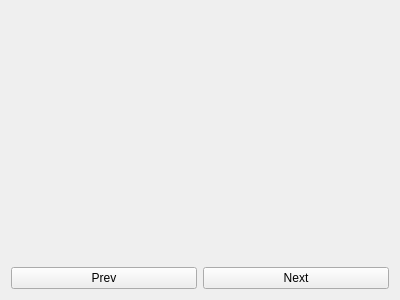
<?xml version="1.0" encoding="UTF-8"?>
<ui version="4.0">
 <class>widget_stacks_estimate_pose_similarity</class>
 <widget class="QWidget" name="widget_stacks_estimate_pose_similarity">
  <property name="geometry">
   <rect>
    <x>0</x>
    <y>0</y>
    <width>400</width>
    <height>300</height>
   </rect>
  </property>
  <property name="windowTitle">
   <string>Form</string>
  </property>
  <layout class="QVBoxLayout" name="verticalLayout">
   <item>
    <widget class="QStackedWidget" name="stackedWidget"/>
   </item>
   <item>
    <layout class="QHBoxLayout" name="horizontalLayout">
     <item>
      <widget class="QPushButton" name="pushButtonPrev">
       <property name="text">
        <string>Prev</string>
       </property>
      </widget>
     </item>
     <item>
      <widget class="QPushButton" name="pushButtonNext">
       <property name="text">
        <string>Next</string>
       </property>
      </widget>
     </item>
    </layout>
   </item>
  </layout>
 </widget>
 <resources/>
 <connections/>
</ui>
